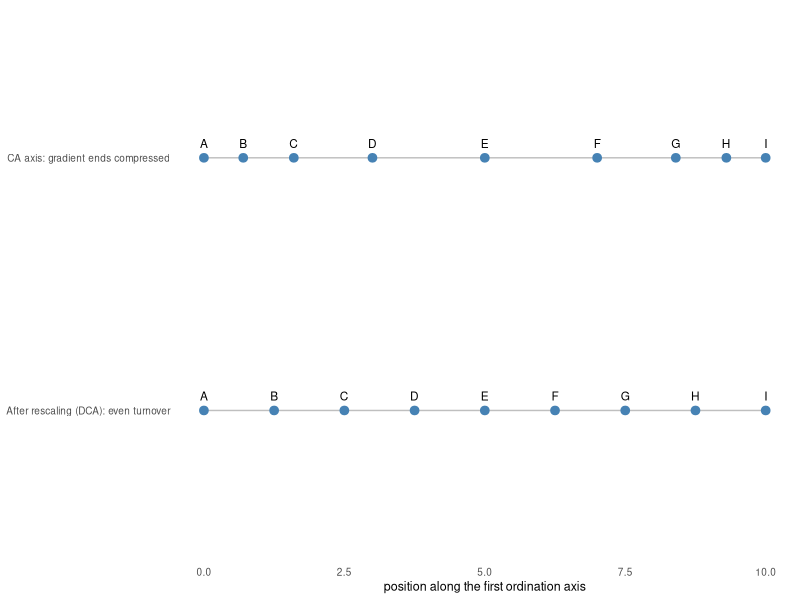
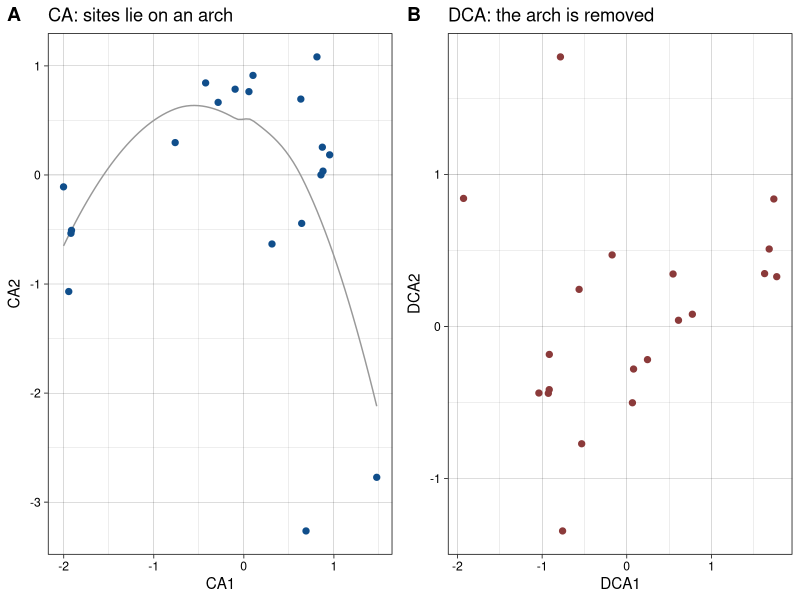

Write the R code that produced these figures, in order.
## ---- chunk 1
knitr::opts_chunk$set(
  comment = "R>",
  warning = FALSE,
  message = FALSE,
  fig.width = 4.5,
  fig.height = 2.625,
  out.width = "75%",
  fig.asp = NULL, # control via width/height
  dpi = 300
)

ggplot2::theme_set(
  ggplot2::theme_minimal(base_size = 8)
)
ggplot2::theme_set(
  ggplot2::theme_bw(base_size = 8)
)
## ---- chunk 2
#| echo: false
library(tidyverse)
library(vegan)
library(ggpubr)
## ---- chunk 3
#| fig-cap: "Why rescaling matters. On a CA axis (top), the ends of the gradient are compressed, so sites near the source and the mouth crowd together while the middle is stretched; equal distances on the axis do not represent equal compositional change. DCA rescales the axis (bottom) so that turnover is even along its length. The letters mark the same nine hypothetical sites in both rows."
#| fig-width: 6.8
#| fig-height: 2.1
#| code-fold: true
lv <- c(
  "After rescaling (DCA): even turnover",
  "CA axis: gradient ends compressed"
)
comp <- bind_rows(
  tibble(x = c(0, 0.7, 1.6, 3.0, 5.0, 7.0, 8.4, 9.3, 10), row = lv[2]),
  tibble(x = seq(0, 10, length.out = 9), row = lv[1])
)
comp$row <- factor(comp$row, levels = lv)
comp$lab <- rep(LETTERS[1:9], 2)

ggplot(comp, aes(x, row)) +
  geom_line(aes(group = row), colour = "grey75") +
  geom_point(size = 2.6, colour = "steelblue") +
  geom_text(aes(label = lab), vjust = -1.1, size = 3) +
  labs(x = "position along the first ordination axis", y = NULL) +
  theme_minimal(base_size = 9) +
  theme(panel.grid = element_blank())
## ---- chunk 4
#| fig.align: center
#| fig.cap: "Comparison of CA and DCA ordinations applied to the dune meadow data. The grey line in the CA panel traces the arch along which the sites fall. DCA removes that curvature, spreading the sites across the plane."
data(dune)

ca_result <- cca(dune)
dca_result <- decorana(dune)

ca_sites <- as.data.frame(scores(ca_result, display = "sites"))
dca_sites <- as.data.frame(scores(dca_result, display = "sites"))

ca_plot <- ggplot(ca_sites, aes(x = CA1, y = CA2)) +
  geom_smooth(
    method = "loess",
    se = FALSE,
    colour = "grey60",
    linewidth = 0.5,
    span = 1
  ) +
  geom_point(colour = "dodgerblue4", size = 1.8) +
  labs(title = "CA: sites lie on an arch", x = "CA1", y = "CA2") +
  theme_linedraw()

dca_plot <- ggplot(dca_sites, aes(x = DCA1, y = DCA2)) +
  geom_point(colour = "indianred4", size = 1.8) +
  labs(title = "DCA: the arch is removed", x = "DCA1", y = "DCA2") +
  theme_linedraw()

ggarrange(ca_plot, dca_plot, ncol = 2, labels = "AUTO")
